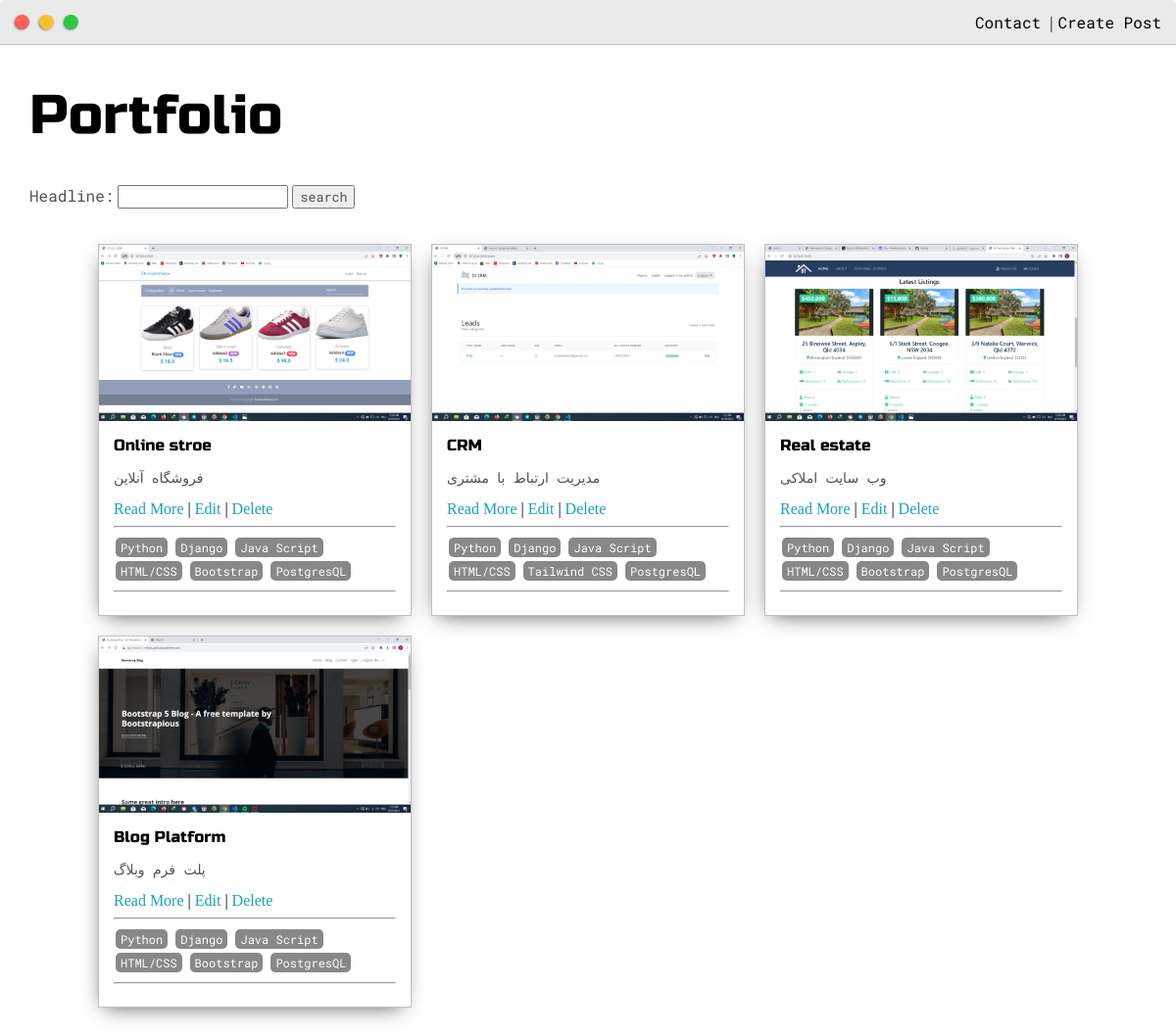
The page /posts/ (signed in) on the database its author committed.
### base/models.py (models this page shows, shortened)
class Post(models.Model):
    headline = models.CharField(max_length=200)
    sub_headline = models.CharField(max_length=200, null=True, blank=True)
    thumbnail = models.ImageField(null=True, blank=True, upload_to='images', default="placeholder...")
    body = models.TextField(null=True, blank=True)
    created = models.DateTimeField(auto_now_add=True)
    active = models.BooleanField(default=False)
    featured = models.BooleanField(default=True)
    tags = models.ManyToManyField(Tag, null=True)
    slug = models.SlugField()
    link = models.URLField(null=True, blank=True)  # Added link field
    def get_absolute_url(self):
        return reverse("base:post", kwargs={
            'slug': self.slug
        })

class Tag(models.Model):
    name = models.CharField(max_length=200)
    def __str__(self):
        return self.name

### base/views.py (the view)
# urls.py: path('posts/', views.posts, name='posts'),
def posts(request):
    posts = Post.objects.filter(active=True)
    myFilter = PostFilter(request.GET, queryset=posts)
    posts = myFilter.qs
    page = request.GET.get('page')
    paginator = Paginator(posts, 6)
    try:
        posts = paginator.page(page)
    except PageNotAnInteger:
        posts = paginator.page(1)
    except EmptyPage:
        posts = paginator.page(paginator.num_pages)
    context = {'posts': posts, 'myFilter': myFilter}
    return render(request, "base/posts.html", context)

### base/templates/base/posts.html (shortened to what this page needs)
{% extends 'base/main.html' %}
{% load static %}
{% block content %}
<div class="main-container">
    <h1>Portfolio</h1>
    <form method="GET">
        {{ myFilter.form }}
        <input class="btn btn-primary" type="submit" value="search">
        <br>
    </form>
    <br>
    <br>
    <div class="post-wrapper">
        {% for post in posts %}
        <div>
            <div class="post">
                <a href="{{ post.get_absolute_url }}"><img class="thumbnail" src="{{ post.thumbnail.url }}"></a>
                <div class="post-preview">
                    <h6 class="post-title">{{ post.headline }}</h6>
                    <p class="post-intro">{{ post.sub_headline }}</p>
                    <a href="{% url 'base:post' post.slug %}">Read More</a>
                    {% if request.user.is_authenticated %}
                        | <a href="{% url 'base:update_post' post.slug %}">Edit</a>
                        | <a href="{% url 'base:delete_post' post.slug %}">Delete</a>
                    {% endif %}
                    <hr>
                        {% for tag in post.tags.all %}
                            <span class="tag">{{tag}}</span>
                        {% endfor %}
                    <hr>
                </div>
            </div>
        </div>
        {% empty %}
            <h3>No Posts found ...</h3>
        {% endfor %}
    </div>
</div>
{% endblock %}

### static/css/default.css (style rules this page uses)
:root { --mainColor:#eaeaea; --secondaryColor:#fff; --borderColor:#c1c1c1; --mainText:black; --secondaryText:#4b5156; --themeDotBorder:#24292e; --previewBg:rgb(251, 249, 243, 0.8); --previewShadow:#f0ead6; --buttonColor:black; }
html, body { padding: 0; margin: 0; scroll-behavior: smooth; }
body * { transition: 0.3s; }
h1, h2, h3, h4, h5, h6, strong { color: var(--mainText); font-family: 'Russo One', sans-serif; font-weight: 500; }
p, li, span, label, input, textarea { color: var(--secondaryText); font-family: 'Roboto Mono', monospace; }
a { text-decoration: none; color:#17a2b8; }
h1 { font-size: 56px; }
h6 { font-size: 16px; }
.main-container { width: 1200px; margin: 0 auto; }
.post-wrapper { display: grid; grid-template-columns: repeat(auto-fit, 320px); gap:20px; justify-content: center; padding-bottom: 50px; }
.post { border:1px solid var(--borderColor); -webkit-box-shadow: -2px 7px 21px -9px rgba(0,0,0,0.75); -moz-box-shadow: -2px 7px 21px -9px rgba(0,0,0,0.75); box-shadow: -2px 7px 21px -9px rgba(0,0,0,0.75); }
.thumbnail { display: block; width: 100%; height:180px; object-fit: cover; }
.post-preview { background-color: #fff; padding:15px; }
.post-title { color:black; margin: 0; }
.post-intro { color:#4b5156; font-size: 14px; }
.tag { display: block; color: #fff; background-color: #888; border-radius: 5px; margin: 2px; padding: 2px 5px; font-size: 12px; }
@media screen and (max-width: 1200px) { .main-container { width: 95%; } }

### base/templates/base/main.html (style rules this page uses)
:root { --mainColor:#eaeaea; --secondaryColor:#fff; --borderColor:#c1c1c1; --mainText:black; --secondaryText:#4b5156; --themeDotBorder:#24292e; --previewBg:rgb(251, 249, 243, 0.8); --previewShadow:#f0ead6; --buttonColor:black; }
html, body { padding: 0; margin: 0; scroll-behavior: smooth; }
body * { transition: 0.3s; }
h1, h2, h3, h4, h5, h6, strong { color: var(--mainText); font-family: 'Russo One', sans-serif; font-weight: 500; }
p, li, span, label, input, textarea { color: var(--secondaryText); font-family: 'Roboto Mono', monospace; }
a { text-decoration: none; color:#17a2b8; }
h1 { font-size: 56px; }
h6 { font-size: 16px; }
.main-container { width: 1200px; margin: 0 auto; }
.post-wrapper { display: grid; grid-template-columns: repeat(auto-fit, 320px); gap:20px; justify-content: center; padding-bottom: 50px; }
.post { border:1px solid var(--borderColor); -webkit-box-shadow: -2px 7px 21px -9px rgba(0,0,0,0.75); -moz-box-shadow: -2px 7px 21px -9px rgba(0,0,0,0.75); box-shadow: -2px 7px 21px -9px rgba(0,0,0,0.75); }
.thumbnail { display: block; width: 100%; height:180px; object-fit: cover; }
.post-preview { background-color: #fff; padding:15px; }
.post-title { color:black; margin: 0; }
.post-intro { color:#4b5156; font-size: 14px; }
.tag { display: inline-block; color: #fff; background-color: #888; border-radius: 5px; margin: 2px; padding: 2px 5px; font-size: 12px; }
@media screen and (max-width: 1200px) { .main-container { width: 95%; } }

### rows shown on the page
Post: thumbnail (picture), headline "Online stroe", sub_headline "فروشگاه آنلاین"
Tag: name "Python"
Tag: name "Django"
Tag: name "Java Script"
Tag: name "HTML/CSS"
Tag: name "Bootstrap"
Tag: name "PostgresQL"
Post: thumbnail (picture), headline "CRM", sub_headline "مدیریت ارتباط با مشتری"
Tag: name "Tailwind CSS"
Post: thumbnail (picture), headline "Real estate", sub_headline "وب سایت املاکی"
Post: thumbnail (picture), headline "Blog Platform", sub_headline "پلت فرم وبلاگ"
